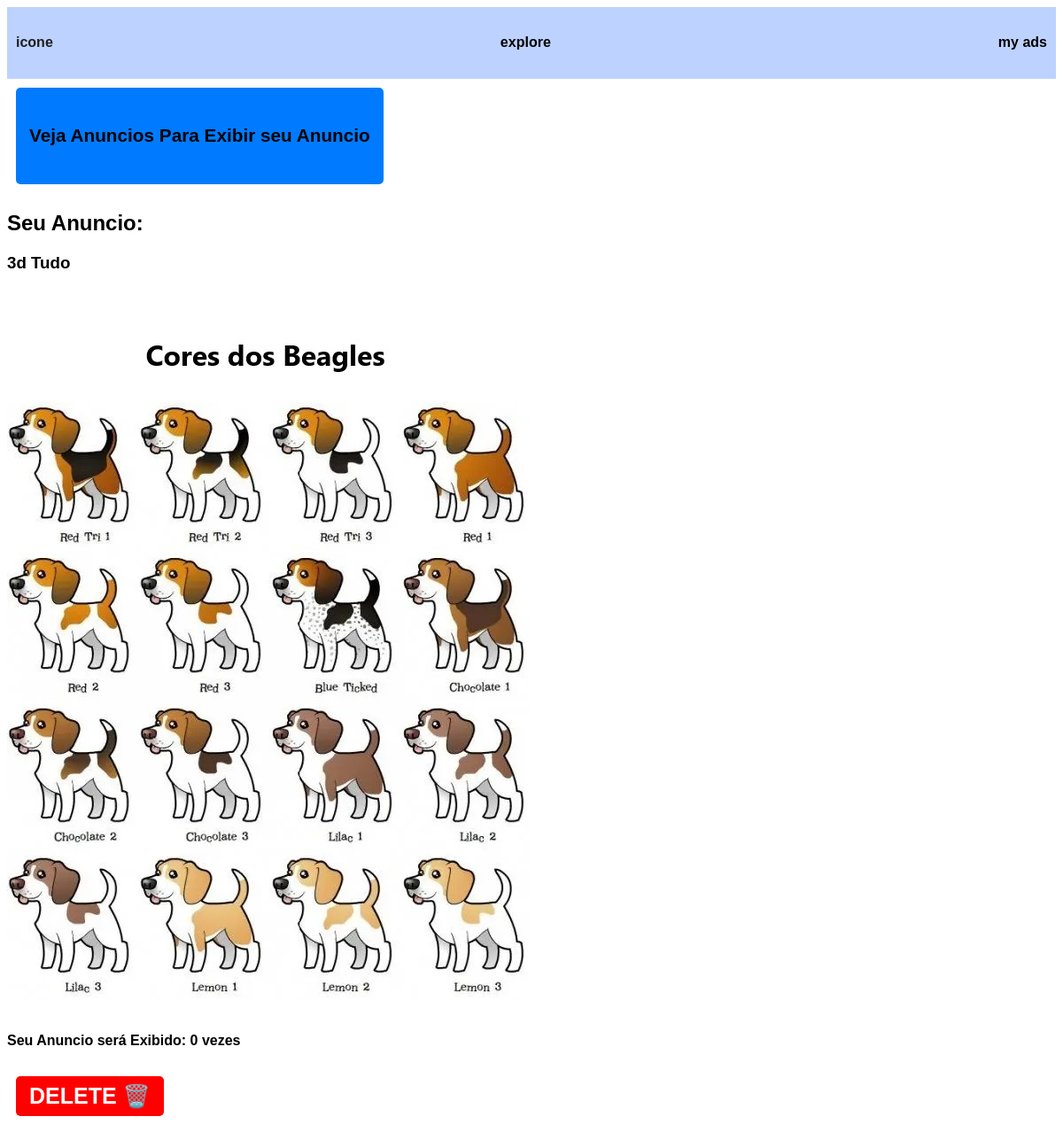
Before: /mypage (signed in) with the older database file.
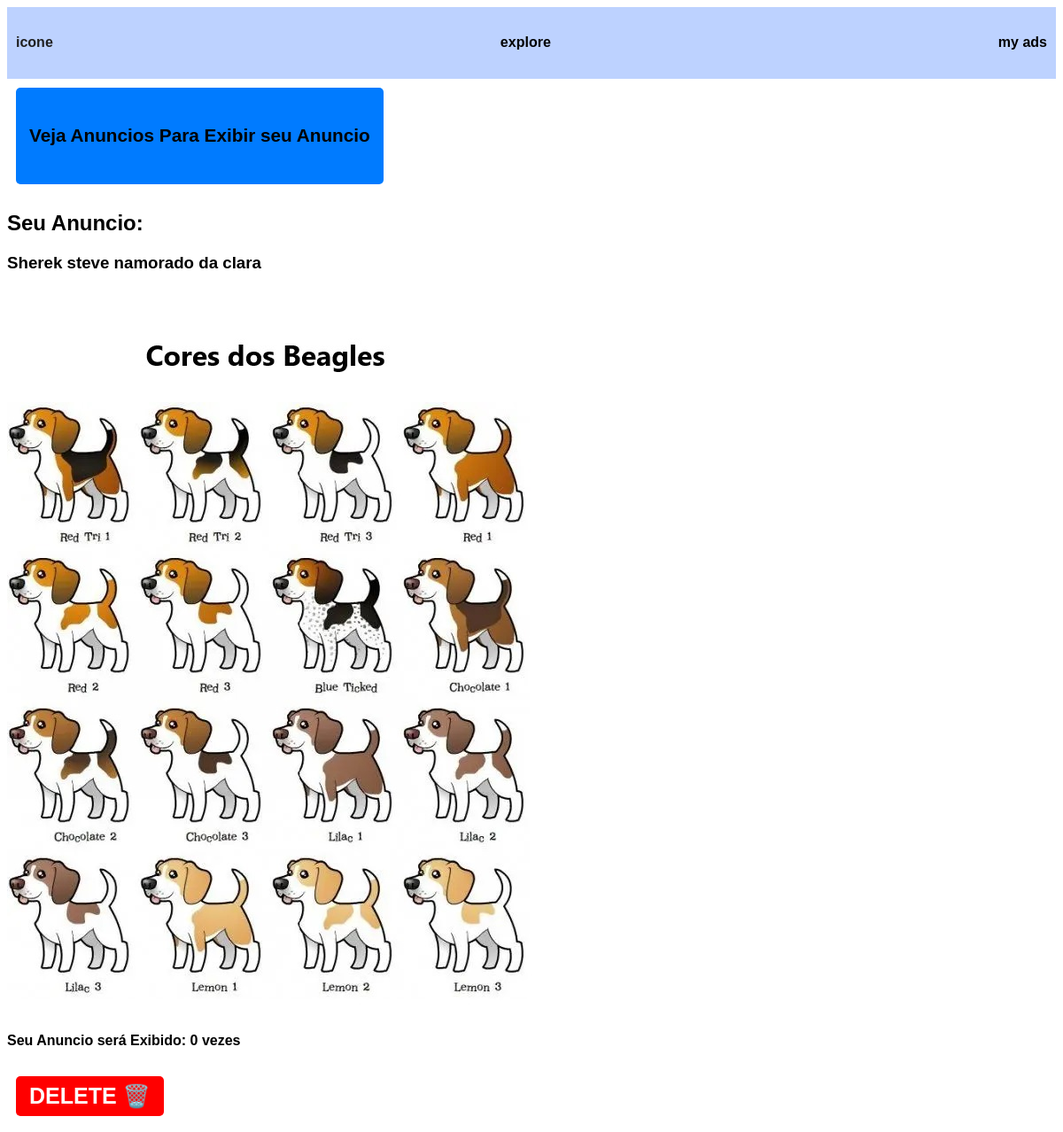
After: the same page with the newer database file.
### tables this page shows
CREATE TABLE ads (
    id INTEGER PRIMARY KEY AUTOINCREMENT,
    user_id INTEGER NOT NULL,
    points INTEGER NOT NULL,
    img TEXT NOT NULL,
    description TEXT NOT NULL,
    link TEXT NOT NULL,
    FOREIGN KEY (user_id) REFERENCES users(id)
);

### app.py (the view, shortened to what this page needs)
@app.route("/mypage", methods=["GET", "POST"])
@login_required
def mypage():
    id = session["user_id"]
    ad = db.execute("SELECT * FROM ads WHERE user_id = ?",id)
    if ad:
        ad = ad[0]
    else:
        ad = None
    return render_template("mypage.html",ad = ad)

### app.py (called while the page is built)
def login_required(f):
    @wraps(f)
    def decorated_function(*args, **kwargs):
        if session.get("user_id") is None:
            return redirect("/login")
        return f(*args, **kwargs)
    return decorated_function

@app.after_request
def after_request(response):
    response.headers["Cache-Control"] = "no-cache, no-store, must-revalidate"
    response.headers["Expires"] = 0
    response.headers["Pragma"] = "no-cache"
    return response

### templates/mypage.html (shortened to what this page needs)
{% extends "layout.html" %}
{% block main %}
{% if ad %}
    <div class="ad-container">
        <button class ="button"><a href="/explore"><h5>Veja Anuncios Para Exibir seu Anuncio</h5></a></button>
        <h2 class="title">Seu Anuncio:</h2>
        <h3>{{ad["description"]}}</h3>
        <a href="{{ad['link']}}" target="_blank">
            <img src="{{ url_for('static', filename='imgs/' + ad['img']) }}" alt="Imagem do anúncio" class="ad-image" style="max-width: 90vw;">
        </a>
        <h4>Seu Anuncio será Exibido: {{ad["points"]}} vezes</h4>
        <form method="post">
            <button name="delete" value="delete" class="dbutton">DELETE 🗑️</button>
        </form>
    </div>
{% endif %}
{% endblock %}

### templates/layout.html (shortened to what this page needs)
<!DOCTYPE html>
<html lang="pt">
<head>
    <link href="/static/styles.css" rel="stylesheet">
</head>
<body>
    <header >
        <div class = "bar">
            <h4 class ="item" class ="smallimg">icone</h4>
            <a href ="/explore"><h4 class ="item">explore</h4></a>
            <a href ="/mypage"><h4 class ="item">my ads</h4></a>
        </div>
    </header>
    <main>
        {% block main %}{% endblock %}
    </main>
</body>
</html>

### static/styles.css (style rules this page uses)
body { font-family: 'Poppins', sans-serif; }
a { color:black; text-decoration: none; }
.bar { display: flex; flex-wrap: wrap; justify-content: space-between; padding:10px; color:rgb(32, 32, 32); background-color: rgb(189, 210, 255); }
.button { background-color: #007bff; color: white; border: none; padding: 8px 15px; border-radius: 5px; cursor: pointer; transition: 0.3s; margin:10px; text-align: center; font-size: 25px; font-weight: bold; }
.dbutton { background-color: #ff0000; color: white; border: none; padding: 8px 15px; border-radius: 5px; cursor: pointer; transition: 0.3s; margin:10px; text-align: center; font-size: 25px; font-weight: bold; }

Changed rows visible on the page:
removed ads: description "3d Tudo", img (picture), points "0"
added ads: description "Sherek steve namorado da clara", img (picture), points "0"
